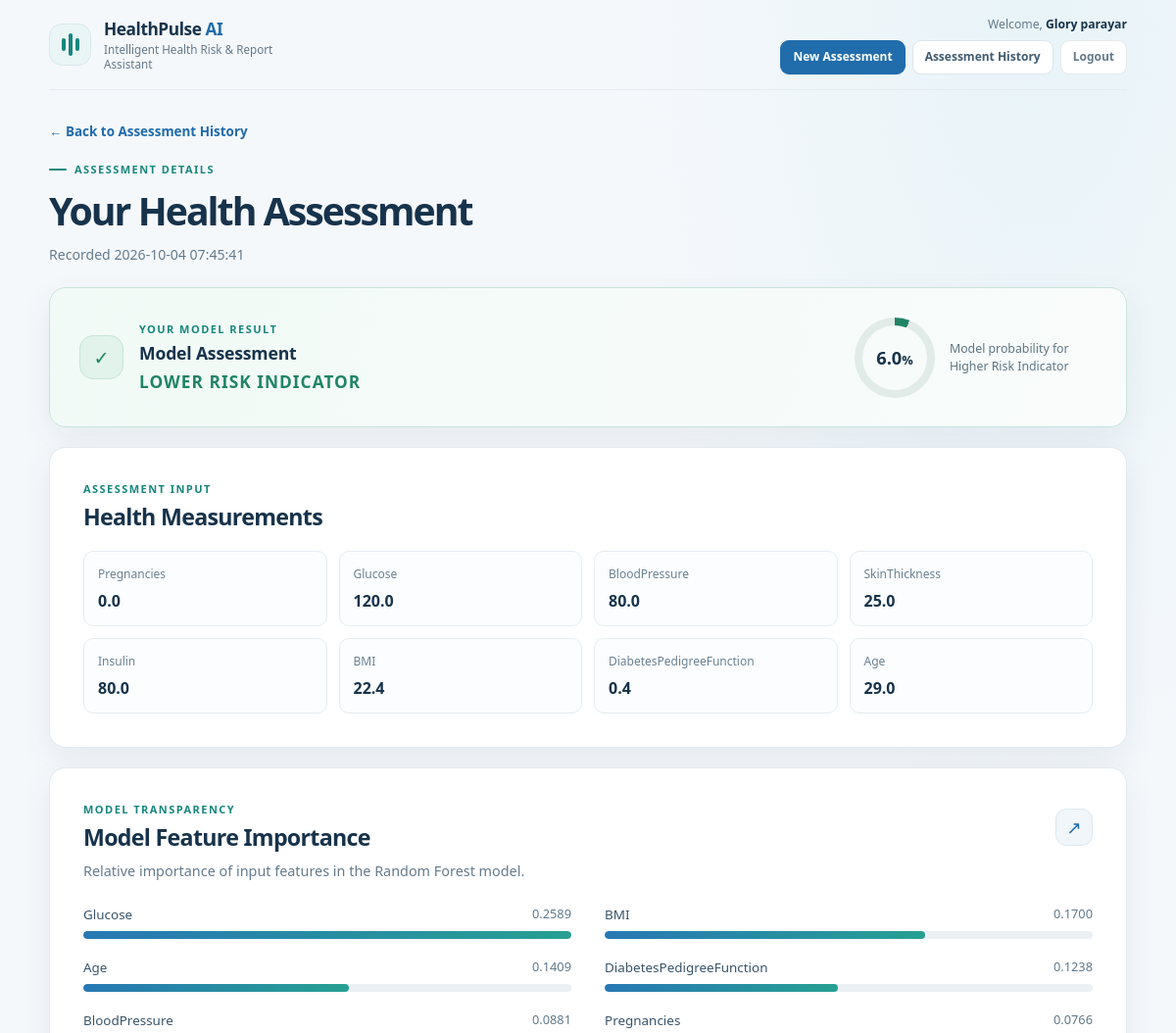
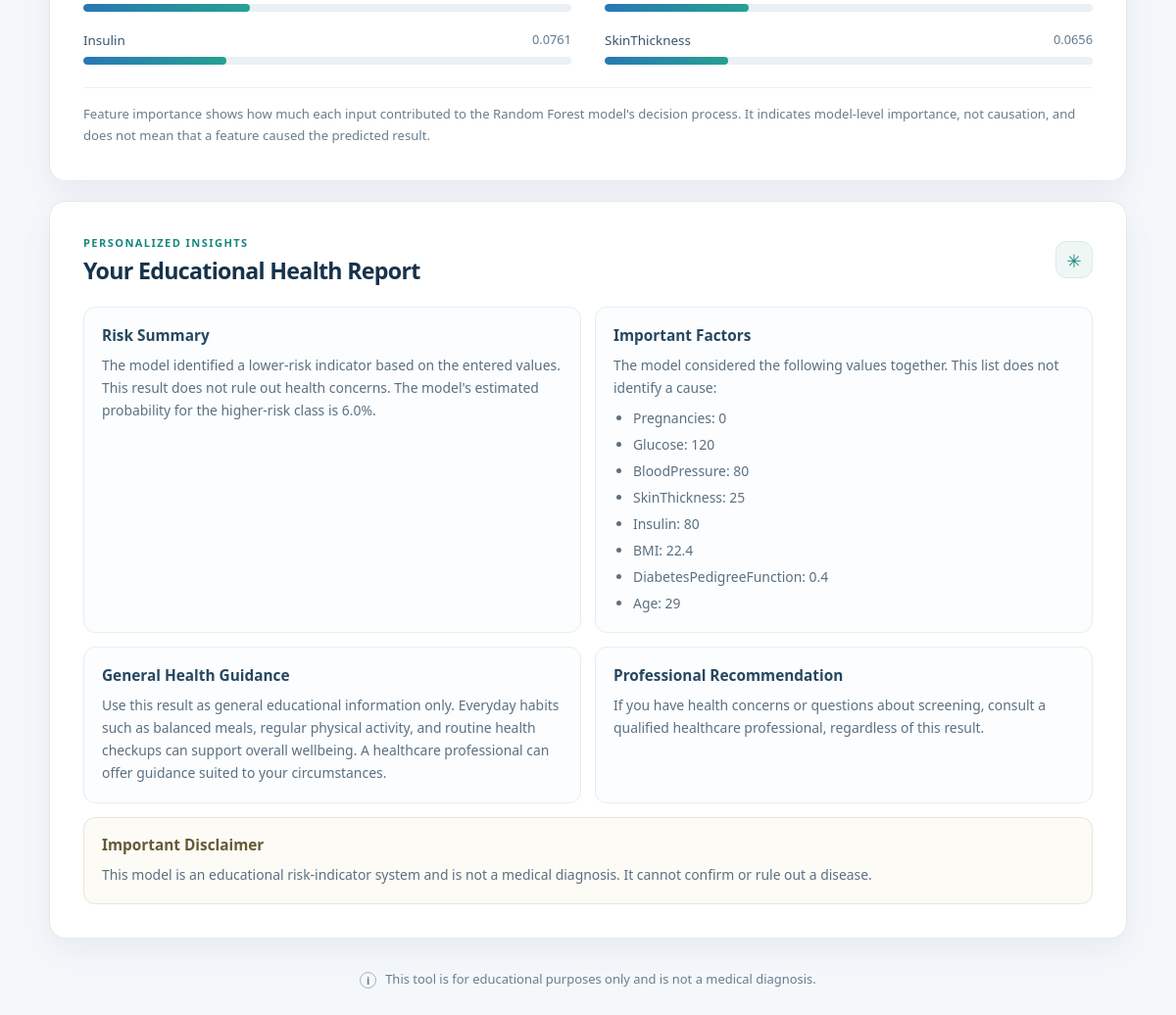
Screenshot of /history/7 (signed in) with the database file from the repository (2 pictures, top to bottom).
### tables this page shows
CREATE TABLE users (
                id INTEGER PRIMARY KEY AUTOINCREMENT,
                name TEXT NOT NULL,
                email TEXT NOT NULL UNIQUE,
                password_hash TEXT NOT NULL,
                created_at TIMESTAMP DEFAULT CURRENT_TIMESTAMP
            );

CREATE TABLE assessments (
                id INTEGER PRIMARY KEY AUTOINCREMENT,
                user_id INTEGER NOT NULL,
                created_at TIMESTAMP DEFAULT CURRENT_TIMESTAMP,
                pregnancies REAL NOT NULL,
                glucose REAL NOT NULL,
                blood_pressure REAL NOT NULL,
                skin_thickness REAL NOT NULL,
                insulin REAL NOT NULL,
                bmi REAL NOT NULL,
                diabetes_pedigree_function REAL NOT NULL,
                age REAL NOT NULL,
                prediction INTEGER NOT NULL,
                probability REAL NOT NULL,
                FOREIGN KEY (user_id) REFERENCES users(id)
            );

### app.py (the view)
@app.route("/history/<int:assessment_id>")
@login_required
def assessment_detail(assessment_id):
    connection = connect_db()
    try:
        assessment = connection.execute(
            """
            SELECT *
            FROM assessments
            WHERE id = ? AND user_id = ?
            """,
            (assessment_id, g.current_user["id"]),
        ).fetchone()
    finally:
        connection.close()
    if assessment is None:
        abort(404)
    values = [
        assessment["pregnancies"],
        assessment["glucose"],
        assessment["blood_pressure"],
        assessment["skin_thickness"],
        assessment["insulin"],
        assessment["bmi"],
        assessment["diabetes_pedigree_function"],
        assessment["age"],
    ]
    measurements = [
        {"name": name, "value": value}
        for name, value in zip(FEATURE_NAMES, values)
    ]
    report = generate_health_report(
        dict(zip(FEATURE_NAMES, values)),
        assessment["prediction"],
        assessment["probability"],
    )
    return render_template(
        "assessment_detail.html",
        assessment=assessment,
        report=report,
        measurements=measurements,
        feature_names=FEATURE_NAMES,
        feature_importances=feature_importances,
        feature_importance_max=feature_importance_max,
        user_name=g.current_user["name"],
        current_user=g.current_user,
    )

### app.py (called while the page is built)
def connect_db():
    connection = sqlite3.connect(DATABASE_PATH)
    connection.row_factory = sqlite3.Row
    connection.execute("PRAGMA foreign_keys = ON")
    return connection

def csrf_token():
    token = session.get("_csrf_token")
    if token is None:
        token = secrets.token_urlsafe(32)
        session["_csrf_token"] = token
    return token

def login_required(view):
    @wraps(view)
    def wrapped_view(*args, **kwargs):
        user_id = session.get("user_id")
        if user_id is None:
            return redirect(url_for("login"))
        connection = connect_db()
        try:
            user = connection.execute(
                "SELECT id, name, email FROM users WHERE id = ?",
                (user_id,),
            ).fetchone()
        finally:
            connection.close()
        if user is None:
            session.clear()
            return redirect(url_for("login"))
        g.current_user = user
        return view(*args, **kwargs)
    return wrapped_view

@app.context_processor
def inject_csrf_token():
    return {"csrf_token": csrf_token}

### templates/assessment_detail.html (shortened to what this page needs)
<!DOCTYPE html>
<html lang="en">
<head>
    <link rel="stylesheet" href="{{ url_for('static', filename='style.css') }}">
</head>
<body>
    <main class="page-shell">
        <header class="topbar">
            <a class="brand" href="{{ url_for('home') }}" aria-label="HealthPulse AI dashboard">
                <span class="brand-mark" aria-hidden="true"><span></span><span></span><span></span></span>
                <span class="brand-copy">
                    <span class="brand-name">HealthPulse <strong>AI</strong></span>
                    <span class="brand-subtitle">Intelligent Health Risk &amp; Report Assistant</span>
                </span>
            </a>
            <div class="topbar-meta history-meta">
                <p class="welcome-name">Welcome, <strong>{{ user_name }}</strong></p>
                <nav class="user-actions" aria-label="Account navigation">
                    <a class="nav-button nav-primary" href="{{ url_for('home') }}#form-heading">New Assessment</a>
                    <a class="nav-button" href="{{ url_for('history') }}">Assessment History</a>
                    <form method="post" action="{{ url_for('logout') }}">
                        <button class="nav-button nav-logout" type="submit">Logout</button>
                    </form>
                </nav>
            </div>
        </header>
        <section class="history-page" aria-labelledby="detail-heading">
            <a class="back-link" href="{{ url_for('history') }}">← Back to Assessment History</a>
            <div class="history-heading">
                <div>
                    <p class="eyebrow"><span class="eyebrow-line"></span> ASSESSMENT DETAILS</p>
                    <h1 id="detail-heading">Your Health Assessment</h1>
                    <p>Recorded {{ assessment.created_at }}</p>
                </div>
            </div>
            <section class="result-card {% if assessment.prediction == 1 %}result-higher{% else %}result-lower{% endif %}" aria-label="Assessment result">
                <div class="result-heading">
                    <div class="result-icon" aria-hidden="true">{% if assessment.prediction == 1 %}!{% else %}✓{% endif %}</div>
                    <div class="result-copy">
                        <p class="eyebrow">YOUR MODEL RESULT</p>
                        <h2>Model Assessment</h2>
                        <p class="risk-label">{% if assessment.prediction == 1 %}Higher Risk Indicator{% else %}Lower Risk Indicator{% endif %}</p>
                    </div>
                </div>
                <div class="probability-display">
                    <div class="probability-ring" style="--probability: {{ "%.1f"|format(assessment.probability * 100) }}%">
                        <span>{{ "%.1f"|format(assessment.probability * 100) }}<small>%</small></span>
                    </div>
                    <p>Model probability for Higher Risk Indicator</p>
                </div>
            </section>
            <section class="card detail-card" aria-labelledby="measurements-heading">
                <div class="section-heading">
                    <div>
                        <p class="eyebrow">ASSESSMENT INPUT</p>
                        <h2 id="measurements-heading">Health Measurements</h2>
                    </div>
                </div>
                <div class="detail-measurements">
                    {% for measurement in measurements %}
                    <div class="detail-measurement">
                        <span>{{ measurement.name }}</span>
                        <strong>{{ measurement.value }}</strong>
                    </div>
                    {% endfor %}
                </div>
            </section>
            <section class="card importance-card" aria-labelledby="importance-heading">
                <div class="section-heading">
                    <div>
                        <p class="eyebrow">MODEL TRANSPARENCY</p>
                        <h2 id="importance-heading">Model Feature Importance</h2>
                    </div>
                    <span class="section-icon" aria-hidden="true">↗</span>
                </div>
                <p class="section-description">Relative importance of input features in the Random Forest model.</p>
                <div class="importance-list">
                    {% for item in feature_importances %}
                    <div class="importance-row">
                        <div class="importance-label">
                            <span>{{ item.name }}</span>
                            <span class="importance-value">{{ "%.4f"|format(item.importance) }}</span>
                        </div>
                        <div class="importance-track" aria-hidden="true">
                            <div class="importance-bar" style="width: {{ "%.2f"|format(item.importance / feature_importance_max * 100) }}%"></div>
                        </div>
                    </div>
                    {% endfor %}
                </div>
                <p class="importance-note">
                    Feature importance shows how much each input contributed to the Random Forest model's decision process. It indicates model-level importance, not causation, and does not mean that a feature caused the predicted result.
                </p>
            </section>
            <section class="card report-card" aria-labelledby="report-heading">
                <div class="section-heading">
                    <div>
                        <p class="eyebrow">PERSONALIZED INSIGHTS</p>
                        <h2 id="report-heading">Your Educational Health Report</h2>
                    </div>
                    <span class="section-icon report-icon" aria-hidden="true">✳</span>
                </div>
                <div class="report-grid">
                    <section class="report-section">
                        <h3>Risk Summary</h3>
                        <p>{{ report.risk_summary }}</p>
                    </section>
                    <section class="report-section">
                        <h3>Important Factors</h3>
                        <p>The model considered the following values together. This list does not identify a cause:</p>
                        <ul>
                            {% for factor in report.important_factors %}
                            <li>{{ factor }}</li>
                            {% endfor %}
                        </ul>
                    </section>
                    <section class="report-section">
                        <h3>General Health Guidance</h3>
                        <p>{{ report.general_guidance }}</p>
                    </section>
                    <section class="report-section">
                        <h3>Professional Recommendation</h3>
                        <p>{{ report.professional_recommendation }}</p>
                    </section>
                </div>
                <section class="report-disclaimer">
                    <h3>Important Disclaimer</h3>
                    <p>{{ report.disclaimer }}</p>
                </section>
            </section>
        </section>
        <footer class="page-footer">
            <span class="footer-mark" aria-hidden="true">i</span>
            <p>This tool is for educational purposes only and is not a medical diagnosis.</p>
        </footer>
    </main>
</body>
</html>

### rows the page displays
users: name "Glory parayar"
assessments: created_at "2026-10-04 07:45:41", assessment.probability*100 "6.0", name "Pregnancies", value "0.0", name "Glucose", value "120.0", name "BloodPressure", value "80.0", name "SkinThickness", value "25.0", name "Insulin", name "BMI", value "22.4", name "DiabetesPedigreeFunction", value "0.4", name "Age", value "29.0"

### other values shown
{{ item.name }} "Glucose" "BMI" "Age" "DiabetesPedigreeFunction" "BloodPressure" "Pregnancies" "Insulin" "SkinThickness"
{{ "%.4f"|format(item.importance) }} "0.2589" "0.1700" "0.1409" "0.1238" "0.0881" "0.0766" "0.0761" "0.0656"
{{ report.risk_summary }} "The model identified a lower-risk indicator based on the entered values. This result does not rule out health concerns. The model's estimated probability for the higher-risk class is 6.0%."
{{ factor }} "Pregnancies: 0" "Glucose: 120" "BloodPressure: 80" "SkinThickness: 25" "Insulin: 80" "BMI: 22.4" "DiabetesPedigreeFunction: 0.4" "Age: 29"
{{ report.professional_recommendation }} "If you have health concerns or questions about screening, consult a qualified healthcare professional, regardless of this result."
{{ report.disclaimer }} "This model is an educational risk-indicator system and is not a medical diagnosis. It cannot confirm or rule out a disease."
